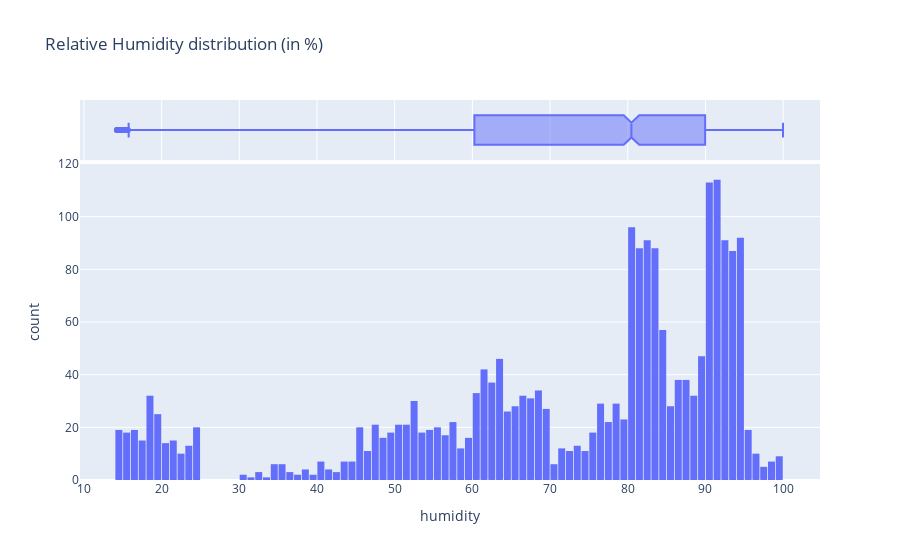

The notebook cell saved with this chart:
### Code cell
fig = px.histogram(raw_df , x='humidity',nbins=86,marginal='box',title='Relative Humidity distribution (in %)')
fig.update_layout(bargap=0.1)
fig.show()

### Figure 1 — Plotly figure (JSON) as saved in the notebook; plotly's stock layout.template omitted (floating-point values rounded to 4 significant figures; data arrays with more than 128 entries replaced by an {"elided": "..."} marker saying what was removed)
{"data": [{"bingroup": "x", "hovertemplate": "humidity=%{x}<br>count=%{y}<extra></extra>", "legendgroup": "", "marker": {"color": "#636efa", "pattern": {"shape": ""}}, "name": "", "nbinsx": 86, "orientation": "v", "showlegend": false, "type": "histogram", "x": {"elided": "2200 float values"}, "xaxis": "x", "yaxis": "y"}, {"hovertemplate": "humidity=%{x}<extra></extra>", "legendgroup": "", "marker": {"color": "#636efa"}, "name": "", "notched": true, "showlegend": false, "type": "box", "x": {"elided": "2200 float values"}, "xaxis": "x2", "yaxis": "y2"}], "layout": {"bargap": 0.1, "barmode": "relative", "legend": {"tracegroupgap": 0}, "title": {"text": "Relative Humidity distribution (in %)"}, "xaxis": {"anchor": "y", "domain": [0, 1], "title": {"text": "humidity"}}, "xaxis2": {"anchor": "y2", "domain": [0, 1], "matches": "x", "showgrid": true, "showticklabels": false}, "yaxis": {"anchor": "x", "domain": [0, 0.8316], "title": {"text": "count"}}, "yaxis2": {"anchor": "x2", "domain": [0.8416, 1], "matches": "y2", "showgrid": false, "showline": false, "showticklabels": false, "ticks": ""}}}
